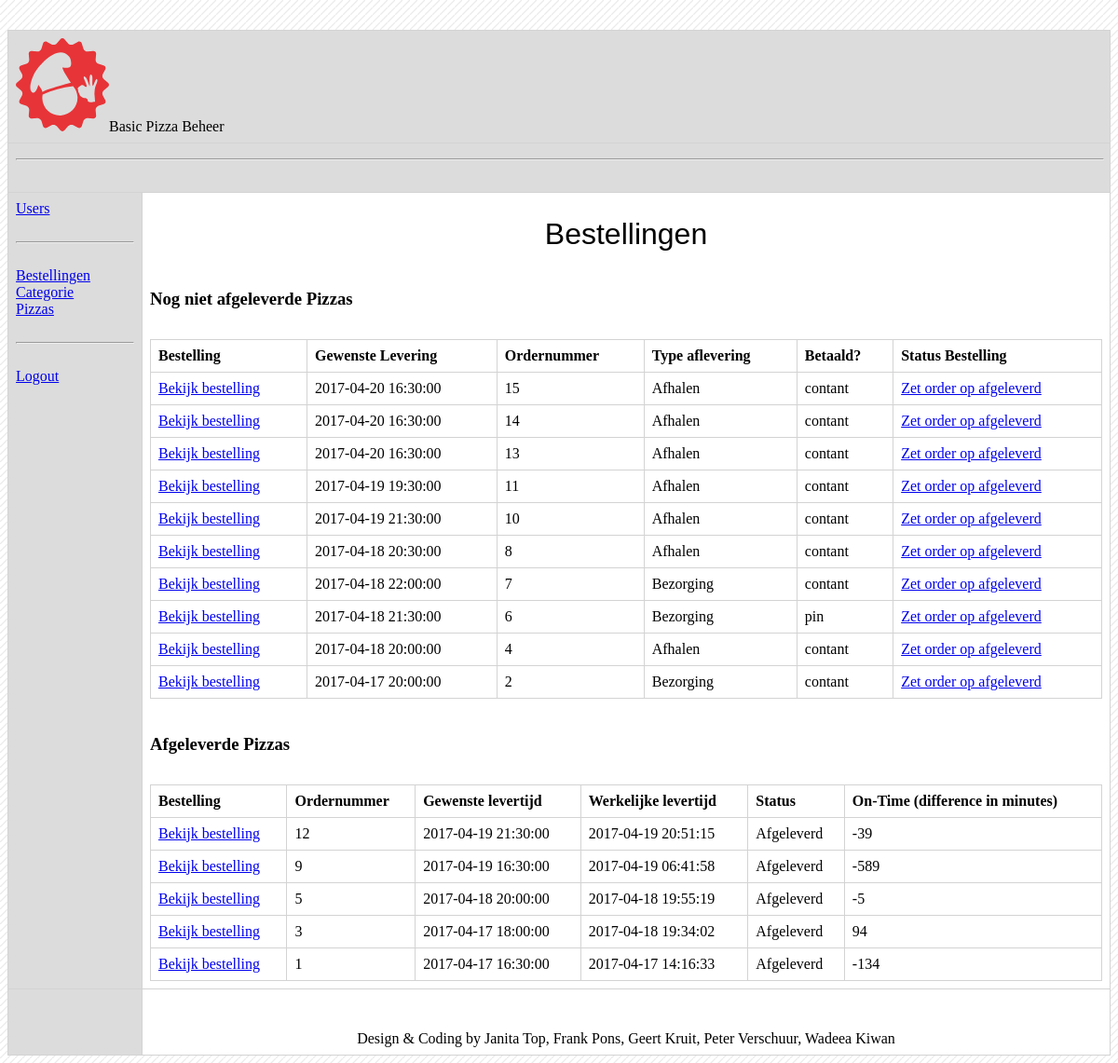
Screenshot of /cms?p=admin_bestel (signed in) with the database file from the repository.
### tables this page shows
CREATE TABLE `order` (
  `order_id` int(11) NOT NULL,
  `bestelmoment` timestamp NOT NULL DEFAULT CURRENT_TIMESTAMP,
  `type_bezorging` char(1) NOT NULL,
  `levermoment` datetime NOT NULL,
  `betaling` char(1) NOT NULL,
  `users_user_id` int(11) NOT NULL,
  `order_status` varchar(10) NOT NULL,
  `levering` timestamp NOT NULL DEFAULT '0000-00-00 00:00:00'
);

### cms/pages/admin_bestellingen.php (the view, shortened to what this page needs)
<?PHP
	if (!isset($_SESSION['level']) OR  $_SESSION['level'] >=5)
	{
?>
<h1>Bestellingen</h1>
<?PHP
		if (!isset($_GET['order_id']))
		{
			$order_id = NULL;
		}
		else
		{
			$order_id = $_GET['order_id'];
		}
		if ($i=="view_bestelling")
		{
			$sql_select_order= mysql_query("SELECT * FROM `order` WHERE order_id= '".$order_id."' ");
			$row_order= mysql_fetch_array($sql_select_order);
			$sql_select_user= mysql_query("SELECT * FROM `users` WHERE user_id='".$row_order['users_user_id']."'");
			$row_user= mysql_fetch_array($sql_select_user);
			$sql_select_profile= mysql_query("SELECT * FROM `user_profiles` WHERE user_id='".$row_order['users_user_id']."'");
			$row_profile= mysql_fetch_array($sql_select_profile);
?>
	<h3>Klant gegevens</h3>
	<table>
		<tr>
			<td>
<?PHP
				echo $row_profile['voornaam']." ".$row_profile['achternaam']."<br>";
				echo $row_profile['straat']."  ".$row_profile['huisnummer']."<br>";
				echo $row_profile['postcode']." ".$row_profile['woonplaats']."<br>";
				echo $row_profile['telefoonnummer']."<br>";
?>
			</td>
		</tr>
	</table>
	<h3>Betaal gegevens</h3>
	<table>
		<tr>
			<td>Betaling</td>
			<td>
<?PHP
				if($row_order['betaling'] == 'c' )
				{
				echo "Contant";
				}
				elseif($row_order['betaling'] == 'p' )
				{
				echo "Pin";
				}
?>
			</td>
		</tr>
		<tr>
			<td>Type bezorging</td>
			<td>
<?PHP
				if($row_order['type_bezorging'] == 'a' )
				{
				echo "Afhalen";
				}
				elseif($row_order['type_bezorging'] == 'b' )
				{
				echo "Bezorging";
				}
?>
			</td>
		</tr>
		<tr>
			<td>gewenste levering</td>
			<td><?PHP echo $row_order['levermoment'] ?></td>
		</tr>
        <tr>
			<td>werkelijke levering</td>
			<td><?PHP echo $row_order['levering'] ?></td>
		</tr>
	</table>
	<br><br>
    <table>
       	<tr>
           	<th>Naam</th>
	        <th>Aantal</th>
            <th>Grootte</th>
    	    <td>Prijs</th>
    	    <th>Toeslag</th>
    		<th>TotaalPrijs</th>
		</tr>
<?PHP
			$totaal_prijs = '0';
			$sql_select_order_rule= mysql_query("SELECT * FROM `order_regel` where order_order_id=".$order_id."");
			WHILE ($row_order_rule= mysql_fetch_array($sql_select_order_rule))
			{
				$sql_select_prod= mysql_query("SELECT * FROM `producten` where product_id=".$row_order_rule['producten_product_id']."");
				$row_prod= mysql_fetch_array($sql_select_prod);
?>
		<tr>
      		<td>
            	<?PHP echo $row_prod['naam']; ?>
			</td>
      		<td>
            	<?PHP echo $row_order_rule['aantal']; ?>
			</td>
      		<td>
            	<?PHP echo $row_order_rule['grootte']; ?>
			</td>
      		<td>
            	<?PHP echo ShowCash($row_prod['prijs']); ?>
			</td>
      		<td>
<?PHP
				$toeslag = null;
        	    if($row_order_rule['grootte'] == 'm')
          	    {
					$toeslag = 200 * $row_order_rule['aantal'];
          	    	echo ShowCash($toeslag);
           	    }
           	    elseif($row_order_rule['grootte'] == 'l')
        	    {
					$toeslag = 400 * $row_order_rule['aantal'];
  	    	    	echo ShowCash($toeslag);
  	    	    }
?>
			</td>
      		<td>
<?PHP
				$prijs = null;
				if($row_order_rule['grootte'] == 's')
          	    {
					$prijs = $row_prod['prijs'] * $row_order_rule['aantal'];
					$totaal_prijs = $totaal_prijs + $prijs;
					echo ShowCash($prijs);
          	    }
				elseif($row_order_rule['grootte'] == 'm')
        	    {
					$prijs = $row_prod['prijs'] * $row_order_rule['aantal'];
					$prijs = $prijs + $toeslag;
					$totaal_prijs = $totaal_prijs + $prijs;
					echo ShowCash($prijs);
          	    }
          	    elseif($row_order_rule['grootte'] == 'l')
           	    {
					$prijs = $row_prod['prijs'] * $row_order_rule['aantal'];
					$prijs = $prijs + $toeslag;
					$totaal_prijs = $totaal_prijs + $prijs;
					echo ShowCash($prijs);
           	    }
?>
			</td>
		</tr>
<?PHP
			}
?>
		<tr>
            <td width="75%" colspan="5" align="right">
                <strong>TotaalPrijs</strong>
	        </td>
    	    <td width="20%">
        	    <strong><?PHP echo ShowCash($totaal_prijs);  ?></strong>
            </td>
		</tr>
	</table>
<?PHP
		}
		elseif ($i=="betaald")
		{
			mysql_query("UPDATE `order` SET order_status='Afgeleverd' WHERE order_id=".$order_id);
            mysql_query("UPDATE `order` SET levering= current_timestamp WHERE order_id=".$order_id);
			echo '<META http-equiv="refresh" content="0;URL=?p='.$p.'">';
		}
		else
		{
?>
<h3>Nog niet afgeleverde Pizzas</h3>
    <table>
        <tr>
            <th>Bestelling</th>
            <th>Gewenste Levering</th>
            <th>Ordernummer</th>
            <th>Type aflevering</th>
            <th>Betaald?</th>
            <th>Status Bestelling</th>
        </tr>
<?PHP
		$sql_select_order= mysql_query("SELECT * FROM `order` WHERE order_status='Betaald' ORDER BY bestelmoment desc");
		WHILE ($row_order= mysql_fetch_array($sql_select_order))
		{
?>
		<tr onclick="window.document.location='?p=<?PHP echo $p ?>&i=view_bestelling&order_id=<?PHP echo $row_order['order_id'] ?>';" onmouseover="this.style.cursor='pointer';">
            <td>
            	<a href='?p=<?PHP echo $p ?>&i=view_bestelling&order_id=<?PHP echo $row_order['order_id'] ?>'>Bekijk bestelling</a>
            </td>
            <td>
                <?PHP echo $row_order['levermoment'] ?>
            </td>
             <td>
                <?PHP echo $row_order['order_id'] ?>
            </td>
            <td>
                <?PHP
                	$type_bezorging = $row_order['type_bezorging'];
                	if($type_bezorging=="a"){
                		echo "Afhalen";
                	} else {
                		echo "Bezorging";
                	}
                ?>
            </td>
            <td>
                <?PHP
         $type_betaling = $row_order['betaling'];
         if($type_betaling=="c")
         {
             echo "contant";
         } else {
             echo "pin";
         } ?>
            </td>
            <td>
				<a href="?p=<?PHP echo $p?>&i=betaald&order_id=<?PHP echo $row_order['order_id']?>">Zet order op afgeleverd</a>
			</td>
        </tr>
<?PHP
		}
?>
	</table>
	<h3>Afgeleverde Pizzas</h3>
    <table>
        <tr>
        	<th>Bestelling</th>
            <th>Ordernummer</th>
            <th>Gewenste levertijd</th>
            <th>Werkelijke levertijd</th>
            <th>Status</th>
            <th>On-Time (difference in minutes)</th>
        </tr>
<?PHP
		$sql_select_order= mysql_query("SELECT * FROM `order` WHERE order_status='Afgeleverd' ORDER BY order_id desc");
		WHILE ($row_order= mysql_fetch_array($sql_select_order))
		{
?>
		<tr onclick="window.document.location='?p=<?PHP echo $p ?>&i=view_bestelling&order_id=<?PHP echo $row_order['order_id'] ?>';" onmouseover="this.style.cursor='pointer';" >
            <td>
            	<a href='?p=<?PHP echo $p ?>&i=view_bestelling&order_id=<?PHP echo $row_order['order_id'] ?>'>Bekijk bestelling</a>
            </td>
            <td>
                <?PHP echo $row_order['order_id'] ?>
            </td>
            <td>
                <?PHP echo $row_order['levermoment'] ?>
            </td>
            <td>
                <?PHP echo $row_order['levering'] ?>
            </td>
            <td>
                <?PHP echo $row_order['order_status'] ?>
            </td>
          	<td>
              <?PHP
            $timelevering = substr($row_order['levering'],-8,5);
            $timegewenst =substr($row_order['levermoment'],-8,5);
            $timeleveringA=strtotime($timelevering);
            $timegewenstA=strtotime($timegewenst);
            $diff= ($timeleveringA-$timegewenstA)/60;
			echo $diff;
              ?>
            </td>
        </tr>
<?PHP
		}
?>
	</table>
<?PHP
		}
	}
?>

### css/main.css (style rules this page uses)
h1, h2 { color: #E73438; font-family: 'Changa One', cursive; font-weight: normal; }
h1 { margin-top: 1.5em; }
body { background: #fff url('../img/bg.png') 0 0 repeat; color: #000000; text-decoration: none; font-family: Verdana; font-size: 100%; }
table { width:100%; padding: 1em; margin-top: 2em; border:1px solid lightgray; border-collapse: collapse; }
tr, th, td { border:1px solid lightgray; border-collapse: collapse; padding: .5em; }
th { text-align: left; }
.cms table { background: #fff; }
.cms h1, .cms h2 { font-family: Verdana, sans-serif; color: black; margin-top: 0; }
.cms h3 { text-align: left; padding-top: 1em; }

### rows the page displays
order: levermoment "2017-04-20 16:30:00", order_id "15", type_bezorging "Afhalen", betaling "contant"
order: levermoment "2017-04-20 16:30:00", order_id "14", type_bezorging "Afhalen", betaling "contant"
order: levermoment "2017-04-20 16:30:00", order_id "13", type_bezorging "Afhalen", betaling "contant"
order: levermoment "2017-04-19 19:30:00", order_id "11", type_bezorging "Afhalen", betaling "contant"
order: levermoment "2017-04-19 21:30:00", order_id "10", type_bezorging "Afhalen", betaling "contant"
order: levermoment "2017-04-18 20:30:00", order_id "8", type_bezorging "Afhalen", betaling "contant"
order: levermoment "2017-04-18 22:00:00", order_id "7", type_bezorging "Bezorging", betaling "contant"
order: levermoment "2017-04-18 21:30:00", order_id "6", type_bezorging "Bezorging", betaling "pin"
order: levermoment "2017-04-18 20:00:00", order_id "4", type_bezorging "Afhalen", betaling "contant"
order: levermoment "2017-04-17 20:00:00", order_id "2", type_bezorging "Bezorging", betaling "contant"
order: order_id "12", levermoment "2017-04-19 21:30:00", levering "2017-04-19 20:51:15", order_status "Afgeleverd", diff "-39"
order: order_id "9", levermoment "2017-04-19 16:30:00", levering "2017-04-19 06:41:58", order_status "Afgeleverd", diff "-589"
order: order_id "5", levermoment "2017-04-18 20:00:00", levering "2017-04-18 19:55:19", order_status "Afgeleverd", diff "-5"
order: order_id "3", levermoment "2017-04-17 18:00:00", levering "2017-04-18 19:34:02", order_status "Afgeleverd", diff "94"
order: order_id "1", levermoment "2017-04-17 16:30:00", levering "2017-04-17 14:16:33", order_status "Afgeleverd", diff "-134"
